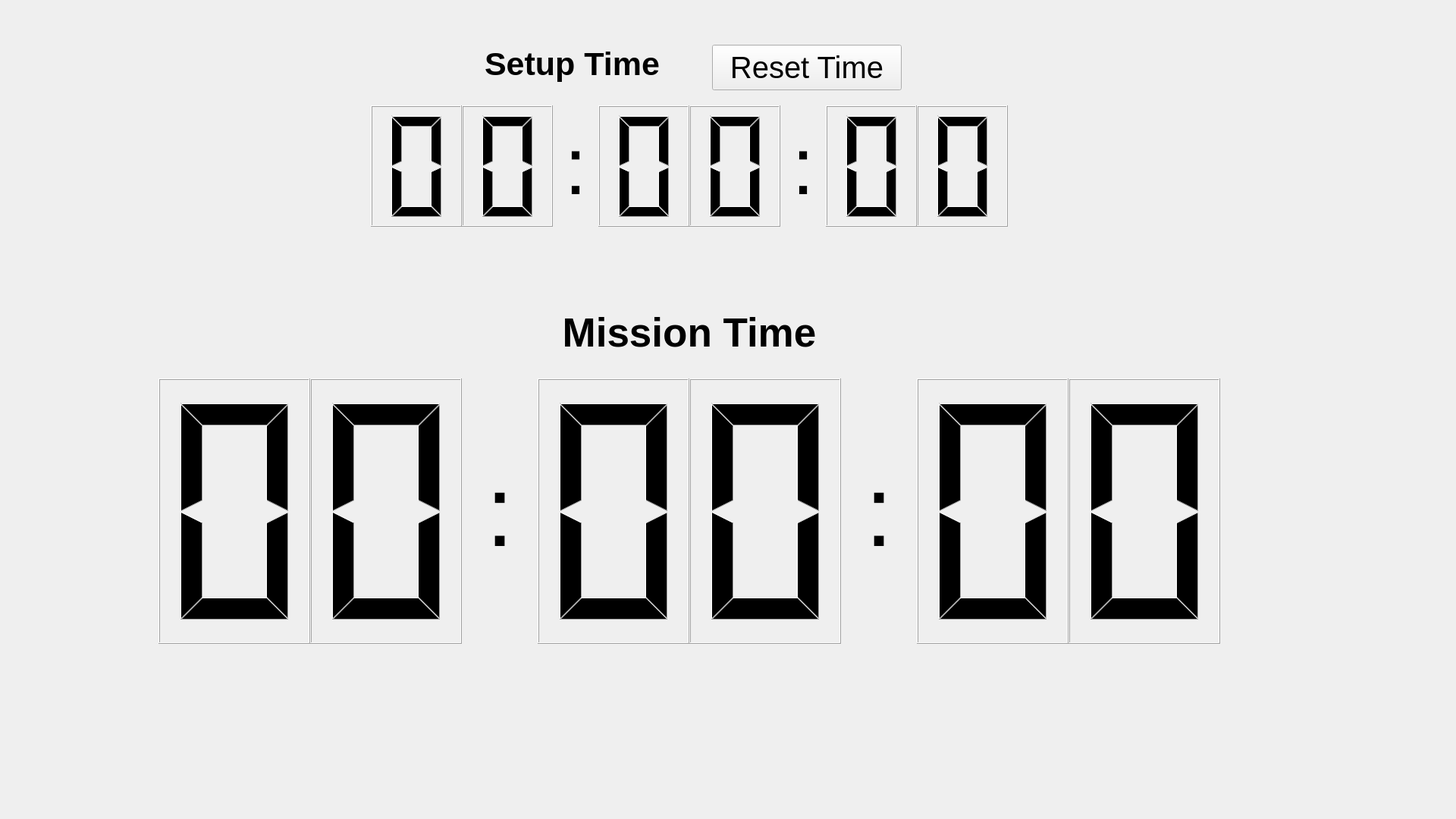
<?xml version="1.0" encoding="UTF-8"?>
<ui version="4.0">
 <class>MainWindowDesign</class>
 <widget class="QMainWindow" name="MainWindowDesign">
  <property name="geometry">
   <rect>
    <x>0</x>
    <y>0</y>
    <width>1920</width>
    <height>1080</height>
   </rect>
  </property>
  <property name="windowTitle">
   <string>AutoRace Referee</string>
  </property>
  <property name="windowIcon">
   <iconset>
    <normaloff>:/images/icon.png</normaloff>:/images/icon.png</iconset>
  </property>
  <property name="locale">
   <locale language="English" country="Australia"/>
  </property>
  <widget class="QWidget" name="centralwidget">
   <layout class="QHBoxLayout">
    <item>
     <widget class="QWidget" name="widget" native="true">
      <widget class="QWidget" name="MissionTime" native="true">
       <property name="geometry">
        <rect>
         <x>200</x>
         <y>370</y>
         <width>1400</width>
         <height>500</height>
        </rect>
       </property>
       <widget class="QLCDNumber" name="mission_min_1">
        <property name="geometry">
         <rect>
          <x>0</x>
          <y>120</y>
          <width>200</width>
          <height>350</height>
         </rect>
        </property>
        <property name="font">
         <font>
          <pointsize>37</pointsize>
          <weight>50</weight>
          <bold>false</bold>
         </font>
        </property>
        <property name="digitCount">
         <number>1</number>
        </property>
       </widget>
       <widget class="QLCDNumber" name="mission_min_2">
        <property name="geometry">
         <rect>
          <x>200</x>
          <y>120</y>
          <width>200</width>
          <height>350</height>
         </rect>
        </property>
        <property name="font">
         <font>
          <pointsize>37</pointsize>
          <weight>50</weight>
          <bold>false</bold>
         </font>
        </property>
        <property name="digitCount">
         <number>1</number>
        </property>
       </widget>
       <widget class="QLCDNumber" name="mission_sec_1">
        <property name="geometry">
         <rect>
          <x>500</x>
          <y>120</y>
          <width>200</width>
          <height>350</height>
         </rect>
        </property>
        <property name="font">
         <font>
          <pointsize>37</pointsize>
          <weight>50</weight>
          <bold>false</bold>
         </font>
        </property>
        <property name="digitCount">
         <number>1</number>
        </property>
       </widget>
       <widget class="QLCDNumber" name="mission_sec_2">
        <property name="geometry">
         <rect>
          <x>700</x>
          <y>120</y>
          <width>200</width>
          <height>350</height>
         </rect>
        </property>
        <property name="font">
         <font>
          <pointsize>37</pointsize>
          <weight>50</weight>
          <bold>false</bold>
         </font>
        </property>
        <property name="digitCount">
         <number>1</number>
        </property>
       </widget>
       <widget class="QLCDNumber" name="mission_ms_1">
        <property name="geometry">
         <rect>
          <x>1000</x>
          <y>120</y>
          <width>200</width>
          <height>350</height>
         </rect>
        </property>
        <property name="font">
         <font>
          <pointsize>37</pointsize>
          <weight>50</weight>
          <bold>false</bold>
         </font>
        </property>
        <property name="digitCount">
         <number>1</number>
        </property>
       </widget>
       <widget class="QLCDNumber" name="mission_ms_2">
        <property name="geometry">
         <rect>
          <x>1200</x>
          <y>120</y>
          <width>200</width>
          <height>350</height>
         </rect>
        </property>
        <property name="font">
         <font>
          <pointsize>37</pointsize>
          <weight>50</weight>
          <bold>false</bold>
         </font>
        </property>
        <property name="digitCount">
         <number>1</number>
        </property>
       </widget>
       <widget class="QLabel" name="mission_label1">
        <property name="geometry">
         <rect>
          <x>400</x>
          <y>120</y>
          <width>100</width>
          <height>350</height>
         </rect>
        </property>
        <property name="font">
         <font>
          <pointsize>100</pointsize>
         </font>
        </property>
        <property name="layoutDirection">
         <enum>Qt::LeftToRight</enum>
        </property>
        <property name="text">
         <string>:</string>
        </property>
        <property name="scaledContents">
         <bool>false</bool>
        </property>
        <property name="alignment">
         <set>Qt::AlignCenter</set>
        </property>
       </widget>
       <widget class="QLabel" name="mission_title">
        <property name="geometry">
         <rect>
          <x>0</x>
          <y>0</y>
          <width>1400</width>
          <height>120</height>
         </rect>
        </property>
        <property name="font">
         <font>
          <pointsize>40</pointsize>
          <weight>75</weight>
          <bold>true</bold>
         </font>
        </property>
        <property name="text">
         <string>Mission Time</string>
        </property>
        <property name="alignment">
         <set>Qt::AlignCenter</set>
        </property>
       </widget>
       <widget class="QLabel" name="mission_label2">
        <property name="geometry">
         <rect>
          <x>900</x>
          <y>120</y>
          <width>100</width>
          <height>350</height>
         </rect>
        </property>
        <property name="font">
         <font>
          <pointsize>100</pointsize>
         </font>
        </property>
        <property name="layoutDirection">
         <enum>Qt::LeftToRight</enum>
        </property>
        <property name="text">
         <string>:</string>
        </property>
        <property name="scaledContents">
         <bool>false</bool>
        </property>
        <property name="alignment">
         <set>Qt::AlignCenter</set>
        </property>
       </widget>
      </widget>
      <widget class="QWidget" name="ReadyTime" native="true">
       <property name="geometry">
        <rect>
         <x>480</x>
         <y>50</y>
         <width>840</width>
         <height>250</height>
        </rect>
       </property>
       <widget class="QLCDNumber" name="ready_ms_2">
        <property name="geometry">
         <rect>
          <x>720</x>
          <y>80</y>
          <width>120</width>
          <height>160</height>
         </rect>
        </property>
        <property name="font">
         <font>
          <pointsize>37</pointsize>
          <weight>50</weight>
          <bold>false</bold>
         </font>
        </property>
        <property name="digitCount">
         <number>1</number>
        </property>
       </widget>
       <widget class="QLCDNumber" name="ready_sec_1">
        <property name="geometry">
         <rect>
          <x>300</x>
          <y>80</y>
          <width>120</width>
          <height>160</height>
         </rect>
        </property>
        <property name="font">
         <font>
          <pointsize>37</pointsize>
          <weight>50</weight>
          <bold>false</bold>
         </font>
        </property>
        <property name="digitCount">
         <number>1</number>
        </property>
       </widget>
       <widget class="QLCDNumber" name="ready_min_1">
        <property name="geometry">
         <rect>
          <x>0</x>
          <y>80</y>
          <width>120</width>
          <height>160</height>
         </rect>
        </property>
        <property name="font">
         <font>
          <pointsize>37</pointsize>
          <weight>50</weight>
          <bold>false</bold>
         </font>
        </property>
        <property name="digitCount">
         <number>1</number>
        </property>
       </widget>
       <widget class="QLCDNumber" name="ready_sec_2">
        <property name="geometry">
         <rect>
          <x>420</x>
          <y>80</y>
          <width>120</width>
          <height>160</height>
         </rect>
        </property>
        <property name="font">
         <font>
          <pointsize>37</pointsize>
          <weight>50</weight>
          <bold>false</bold>
         </font>
        </property>
        <property name="digitCount">
         <number>1</number>
        </property>
       </widget>
       <widget class="QLCDNumber" name="ready_ms_1">
        <property name="geometry">
         <rect>
          <x>600</x>
          <y>80</y>
          <width>120</width>
          <height>160</height>
         </rect>
        </property>
        <property name="font">
         <font>
          <pointsize>37</pointsize>
          <weight>50</weight>
          <bold>false</bold>
         </font>
        </property>
        <property name="digitCount">
         <number>1</number>
        </property>
       </widget>
       <widget class="QLabel" name="ready_label1">
        <property name="geometry">
         <rect>
          <x>240</x>
          <y>80</y>
          <width>60</width>
          <height>160</height>
         </rect>
        </property>
        <property name="font">
         <font>
          <pointsize>80</pointsize>
         </font>
        </property>
        <property name="lineWidth">
         <number>0</number>
        </property>
        <property name="text">
         <string>:</string>
        </property>
        <property name="alignment">
         <set>Qt::AlignCenter</set>
        </property>
        <property name="indent">
         <number>0</number>
        </property>
       </widget>
       <widget class="QLCDNumber" name="ready_min_2">
        <property name="geometry">
         <rect>
          <x>120</x>
          <y>80</y>
          <width>120</width>
          <height>160</height>
         </rect>
        </property>
        <property name="font">
         <font>
          <pointsize>37</pointsize>
          <weight>50</weight>
          <bold>false</bold>
         </font>
        </property>
        <property name="digitCount">
         <number>1</number>
        </property>
       </widget>
       <widget class="QLabel" name="ready_label2">
        <property name="geometry">
         <rect>
          <x>540</x>
          <y>80</y>
          <width>60</width>
          <height>160</height>
         </rect>
        </property>
        <property name="font">
         <font>
          <pointsize>80</pointsize>
         </font>
        </property>
        <property name="text">
         <string>:</string>
        </property>
        <property name="alignment">
         <set>Qt::AlignCenter</set>
        </property>
       </widget>
       <widget class="QLabel" name="ready_title">
        <property name="geometry">
         <rect>
          <x>100</x>
          <y>0</y>
          <width>331</width>
          <height>51</height>
         </rect>
        </property>
        <property name="font">
         <font>
          <pointsize>32</pointsize>
          <weight>75</weight>
          <bold>true</bold>
         </font>
        </property>
        <property name="contextMenuPolicy">
         <enum>Qt::NoContextMenu</enum>
        </property>
        <property name="text">
         <string>Setup Time</string>
        </property>
        <property name="alignment">
         <set>Qt::AlignCenter</set>
        </property>
       </widget>
       <widget class="QPushButton" name="pushButton">
        <property name="geometry">
         <rect>
          <x>450</x>
          <y>0</y>
          <width>250</width>
          <height>60</height>
         </rect>
        </property>
        <property name="font">
         <font>
          <pointsize>30</pointsize>
         </font>
        </property>
        <property name="text">
         <string>Reset Time</string>
        </property>
       </widget>
      </widget>
     </widget>
    </item>
   </layout>
  </widget>
  <widget class="QMenuBar" name="menuBar">
   <property name="geometry">
    <rect>
     <x>0</x>
     <y>0</y>
     <width>1920</width>
     <height>22</height>
    </rect>
   </property>
  </widget>
  <action name="action_Quit">
   <property name="text">
    <string>&amp;Quit</string>
   </property>
   <property name="shortcut">
    <string>Ctrl+Q</string>
   </property>
   <property name="shortcutContext">
    <enum>Qt::ApplicationShortcut</enum>
   </property>
  </action>
  <action name="action_Preferences">
   <property name="text">
    <string>&amp;Preferences</string>
   </property>
  </action>
  <action name="actionAbout">
   <property name="text">
    <string>&amp;About</string>
   </property>
  </action>
  <action name="actionAbout_Qt">
   <property name="text">
    <string>About &amp;Qt</string>
   </property>
  </action>
 </widget>
 <resources/>
 <connections>
  <connection>
   <sender>action_Quit</sender>
   <signal>triggered()</signal>
   <receiver>MainWindowDesign</receiver>
   <slot>close()</slot>
   <hints>
    <hint type="sourcelabel">
     <x>-1</x>
     <y>-1</y>
    </hint>
    <hint type="destinationlabel">
     <x>399</x>
     <y>299</y>
    </hint>
   </hints>
  </connection>
 </connections>
</ui>
